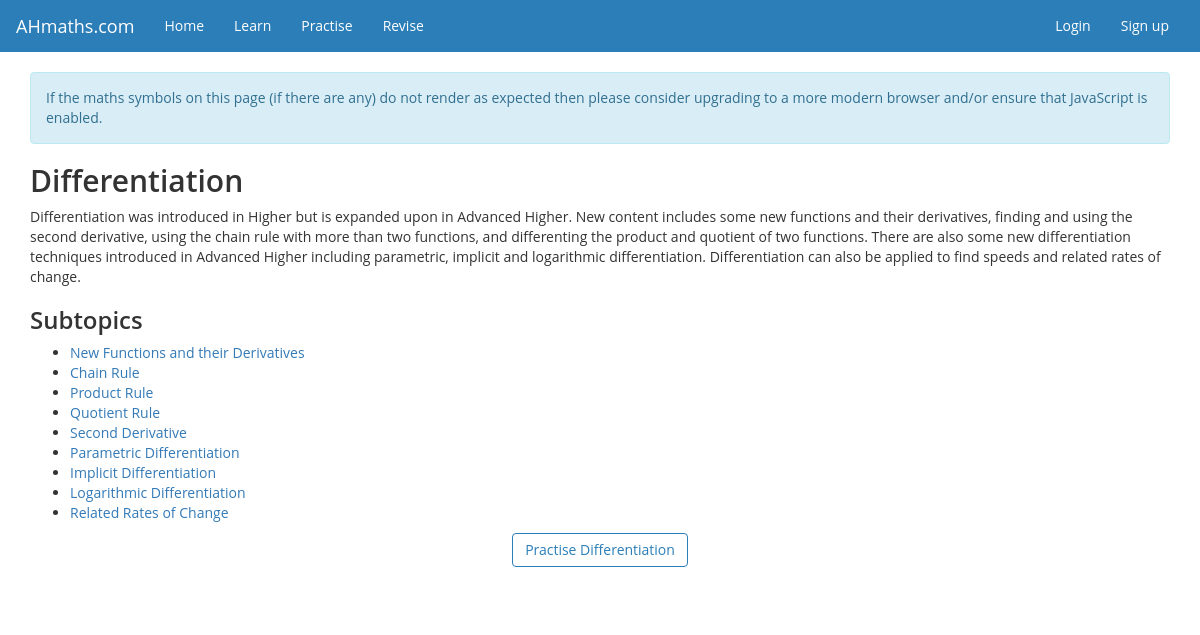
Page /learn/differentiation on the committed database.
### ahmaths/models.py (models this page shows, shortened)
class Topic(db.Model):
    id = db.Column(db.Integer, primary_key=True)
    topic_id = db.Column(db.String(20), unique=True, nullable=False)
    topic_name = db.Column(db.String(120), unique=True, nullable=False)
    subtopics = db.relationship('Subtopic', backref='topic', lazy=True)

class Subtopic(db.Model):
    id = db.Column(db.Integer, primary_key=True)
    subtopic_id = db.Column(db.String(20), unique=True, nullable=False)
    subtopic_name = db.Column(db.String(120), unique=True, nullable=False)
    topic_id = db.Column(db.Integer, db.ForeignKey('topic.topic_id'), nullable=False)

### ahmaths/routes.py (the view)
@app.route('/learn/<string:topic_id>')
def learn_topic(topic_id):
    topic = Topic.query.filter_by(topic_id=topic_id).first()
    if topic:
        return render_template('learn-topics/' + topic.topic_id + '/topic.html.j2', topic=topic, title=topic.topic_name + ' | Learn')
    else:
        flash('Invalid topic. Please try again.', 'danger')
        return redirect(url_for('learn'))

### ahmaths/templates/learn-topics/differentiation/topic.html.j2
{% extends 'learn-topic.html.j2' %}
{% block explanation %}
  <p>Differentiation was introduced in Higher but is expanded upon in Advanced Higher. New content includes some new functions and their derivatives, finding and using the second derivative, using the chain rule with more than two functions, and differenting the product and quotient of two functions. There are also some new differentiation techniques introduced in Advanced Higher including parametric, implicit and logarithmic differentiation. Differentiation can also be applied to find speeds and related rates of change.</p>
{% endblock explanation %}

### ahmaths/templates/learn-topic.html.j2 (shortened to what this page needs)
{% extends "layout.html.j2" %}
{% block content %}
  <div class="alert alert-info">If the maths symbols on this page (if there are any) do not render as expected then please consider upgrading to a more modern browser and/or ensure that JavaScript is enabled.</div>
  <h2>{{ topic.topic_name }}</h2>
  {% block explanation %}{% endblock explanation %}
  {% if topic.subtopics %}
    <h3>Subtopics</h3>
    <ul>
      {% for subtopic in topic.subtopics %}
        <li><a href="{{ url_for('learn_subtopic', subtopic_id=subtopic.subtopic_id, topic_id=topic.topic_id) }}">{{ subtopic.subtopic_name }}</a></li>
      {% endfor %}
    </ul>
  {% endif %}
  <div class="text-center">
    <a class="btn btn-outline-info" href="{{ url_for('topic', topic_id=topic.topic_id) }}">Practise {{ topic.topic_name }}</a>
  </div>
  <br>
  <br>
{% endblock content %}

### rows in the picture
Topic: topic_name "Differentiation"
Subtopic: subtopic_name "New Functions and their Derivatives"
Subtopic: subtopic_name "Chain Rule"
Subtopic: subtopic_name "Product Rule"
Subtopic: subtopic_name "Quotient Rule"
Subtopic: subtopic_name "Second Derivative"
Subtopic: subtopic_name "Parametric Differentiation"
Subtopic: subtopic_name "Implicit Differentiation"
Subtopic: subtopic_name "Logarithmic Differentiation"
Subtopic: subtopic_name "Related Rates of Change"
